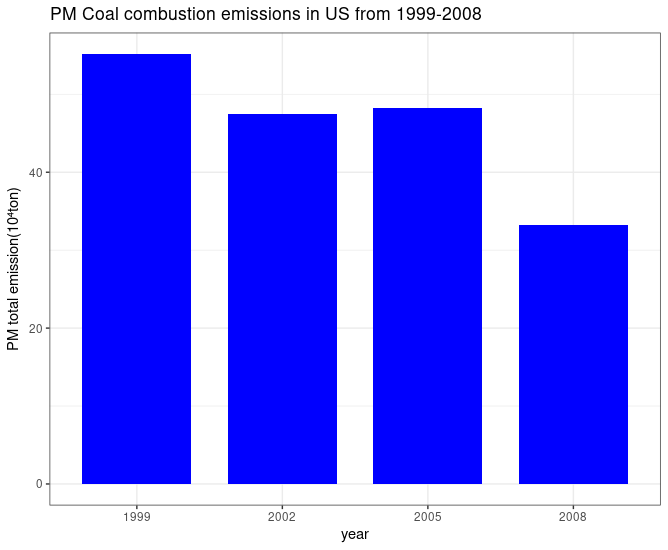

The R source for this figure:
comb<-grepl("comb",scc$scc.Level.One,ignore.case=TRUE)
coal<-grepl("coal",scc$scc.Level.Four,ignore.case=TRUE) 
coalComb<-(comb&coal)
combscc<-SCC[coalComb,]$scc
combnei<-nei[nei$scc%in%combscc,]
library(ggplot2)
plot4<-ggplot(combustionNEI,aes(factor(year),Emissions/10^4))+
  geom_bar(stat="identity",fill="blue",width=0.75)+
  theme_bw()+guides(fill=FALSE)+
  labs(x="year",y=expression("PM total emission(10⁴ton)"))+ 
  labs(title=expression("PM Coal combustion emissions in US from 1999-2008"))
print(plot4)
